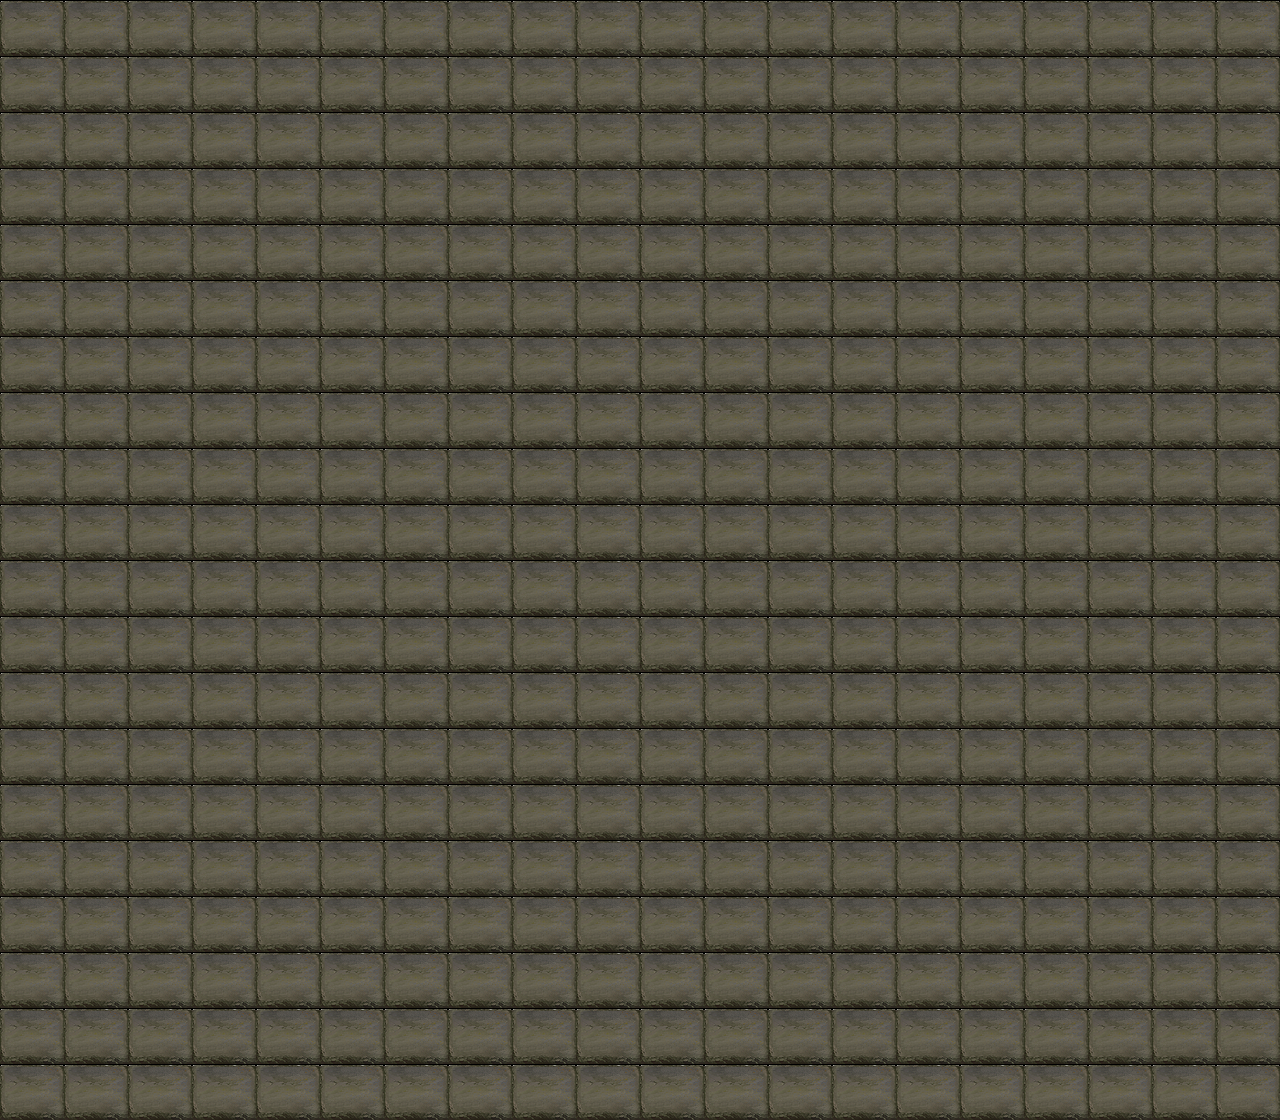

The image is a tile-based game level rendered from a .tmx file. Its description and source (layers, tilesets, objects; grid data summarised) follow:
An orthogonal 20x20 tile map with 64x56 px tiles, 1 tile layer (Tile Layer 1).

<map version="1.10" tiledversion="1.11.2" orientation="orthogonal" renderorder="right-down" width="20" height="20" tilewidth="64" tileheight="56" infinite="0" nextlayerid="2" nextobjectid="1">
 <tileset firstgid="1" source="battle-tiles.tsx" />
 <layer id="1" name="Tile Layer 1" width="20" height="20">
  <data>[400 cells, 400 non-empty, 1 distinct tile ids]</data>
 </layer>
</map>
